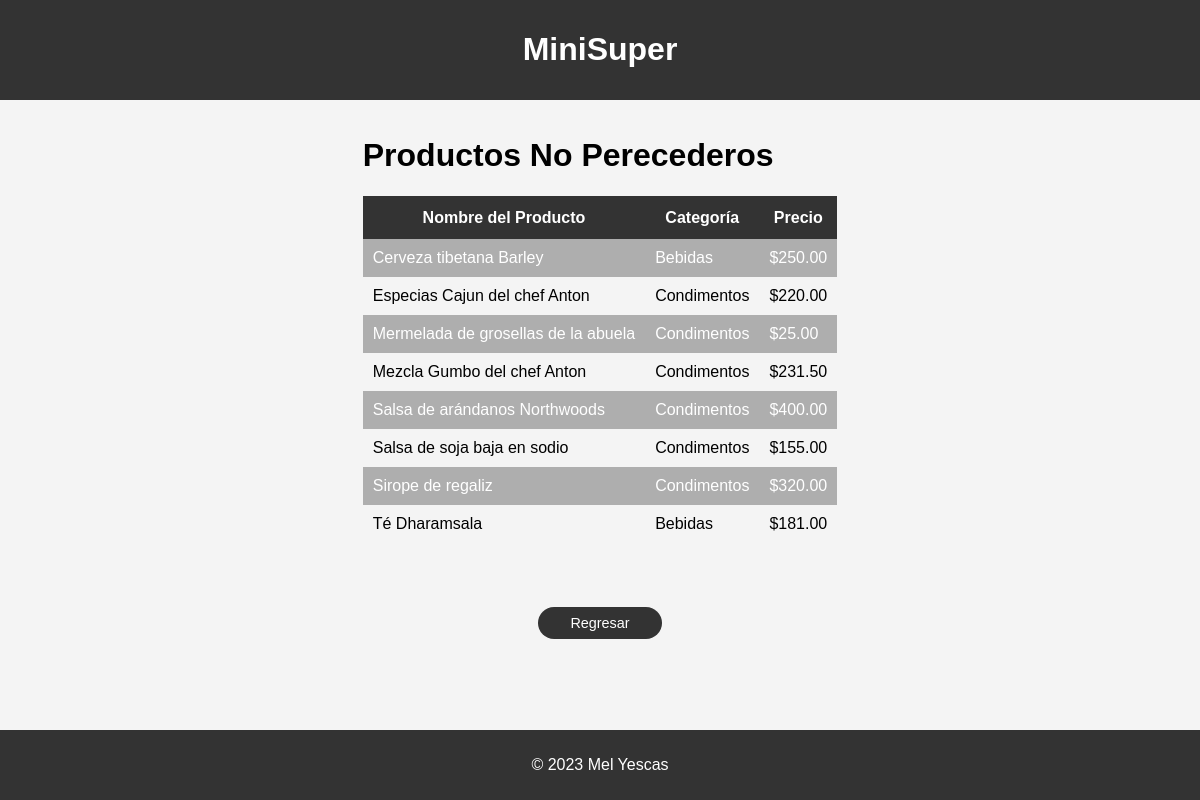
The app's page /gestion/non_perishable/ with its own data.
### gestion/models.py (models this page shows, shortened)
class Products(models.Model):
    ProductId = models.AutoField(primary_key=True)
    ProductName = models.CharField(max_length=255)
    SupplierId = models.ForeignKey(Suppliers, on_delete=models.CASCADE)
    CategoryId = models.ForeignKey(Categories, on_delete=models.CASCADE)
    UnitPrice = models.DecimalField(max_digits=10, decimal_places=2)
    UnitsInStock = models.IntegerField()
    UnitsOnOrder = models.IntegerField()
    UnitsSoldInStore = models.IntegerField()
    Suspended = models.BooleanField(default=False)

class Categories(models.Model):
    CategoryId = models.AutoField(primary_key=True)
    CategoryName = models.CharField(max_length=255)
    Durable = models.BooleanField(default=False)

### gestion/views.py (the view)
def non_perishable_products(request):
    products = Products.objects.filter(CategoryId__Durable=True).order_by("ProductName")
    context = {"products": products}
    return render(request, "non_perishable_products.html", context)

### gestion/templates/non_perishable_products.html (shortened to what this page needs)
{% extends "base.html" %}
{% block content %}
    <h1>Productos No Perecederos</h1>
    <table class="table-products">
        <thead>
            <tr>
                <th>Nombre del Producto</th>
                <th>Categoría</th>
                <th>Precio</th>
            </tr>
        </thead>
        <tbody>
            {% for product in products %}
            <tr>
                <td>{{ product.ProductName }}</td>
                <td>{{ product.CategoryId.CategoryName }}</td>
                <td>${{ product.UnitPrice }}</td>
            </tr>
            {% endfor %}
        </tbody>
    </table>
    <div class="cont-flex">
        <a href="{% url 'index' %}" class="btn-add">Regresar</a>
    </div>
{% endblock %}

### gestion/static/css/base.css (style rules this page uses)
:root { --color-fondo: #f4f4f4; --color-header-footer: #333; --color-white: white; --color-gray: #aeaeae; --color-hover: #3fa1dd; }
body { font-family: Arial, sans-serif; padding: 0; margin: 0; background-color: var(--color-fondo); display: flex; flex-direction: column; min-height: 100vh; }
a { text-decoration: none; color: inherit; }
.table-products { width: 100%; border-collapse: collapse; margin: 1rem 0 2rem; }
.table-products th { padding: .8rem; background-color: var(--color-header-footer); color: var(--color-white); }
.table-products td { padding: 10px; }
.table-products tbody tr:nth-child(odd) { background-color: var(--color-gray); color: var(--color-white); }
.btn-add { border-radius: 1rem; padding: 0.5rem 2rem; text-decoration: none; color: var(--color-white); background: var(--color-header-footer); margin: 2rem 0 0; border: none; font-size: .9rem; }
.cont-flex { display: flex; justify-content: center; gap: 1rem; }

### records on screen
Products: ProductName "Cerveza tibetana Barley", CategoryId.CategoryName "Bebidas", UnitPrice "250.00"
Products: ProductName "Especias Cajun del chef Anton", CategoryId.CategoryName "Condimentos", UnitPrice "220.00"
Products: ProductName "Mermelada de grosellas de la abuela", CategoryId.CategoryName "Condimentos", UnitPrice "25.00"
Products: ProductName "Mezcla Gumbo del chef Anton", CategoryId.CategoryName "Condimentos", UnitPrice "231.50"
Products: ProductName "Salsa de arándanos Northwoods", CategoryId.CategoryName "Condimentos", UnitPrice "400.00"
Products: ProductName "Salsa de soja baja en sodio", CategoryId.CategoryName "Condimentos", UnitPrice "155.00"
Products: ProductName "Sirope de regaliz", CategoryId.CategoryName "Condimentos", UnitPrice "320.00"
Products: ProductName "Té Dharamsala", CategoryId.CategoryName "Bebidas", UnitPrice "181.00"
